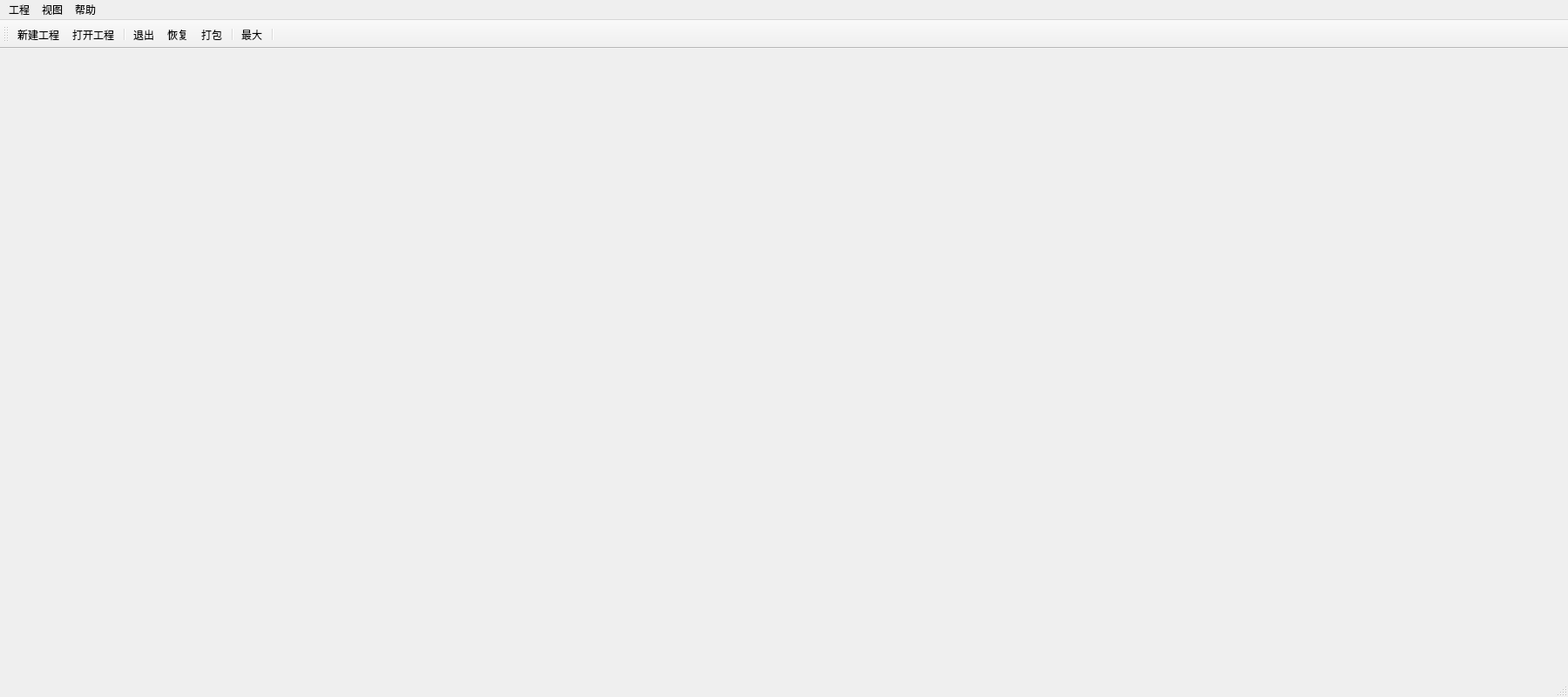
<?xml version="1.0" encoding="UTF-8"?>
<ui version="4.0">
 <class>MainWindow</class>
 <widget class="QMainWindow" name="MainWindow">
  <property name="geometry">
   <rect>
    <x>0</x>
    <y>0</y>
    <width>1800</width>
    <height>800</height>
   </rect>
  </property>
  <property name="windowTitle">
   <string>MainWindow</string>
  </property>
  <property name="windowIcon">
   <iconset resource="res.qrc">
    <normaloff>:/res/iconWindow.jpg</normaloff>:/res/iconWindow.jpg</iconset>
  </property>
  <widget class="QWidget" name="centralWidget"/>
  <widget class="QMenuBar" name="menuBar">
   <property name="geometry">
    <rect>
     <x>0</x>
     <y>0</y>
     <width>1800</width>
     <height>21</height>
    </rect>
   </property>
   <widget class="QMenu" name="menuProject">
    <property name="title">
     <string>工程</string>
    </property>
    <addaction name="actionNew"/>
    <addaction name="actionOpen"/>
    <addaction name="actionClose"/>
    <addaction name="separator"/>
    <addaction name="actionLoad"/>
    <addaction name="actionExport"/>
    <addaction name="actionSave"/>
    <addaction name="actionLatestUse"/>
    <addaction name="separator"/>
    <addaction name="actionExit"/>
   </widget>
   <widget class="QMenu" name="menuView">
    <property name="title">
     <string>视图</string>
    </property>
    <addaction name="actionLargestView"/>
    <addaction name="actionBigView"/>
    <addaction name="actionSmallView"/>
    <addaction name="separator"/>
    <addaction name="actionListView"/>
    <addaction name="actionDetailedView"/>
   </widget>
   <widget class="QMenu" name="menuHelp">
    <property name="title">
     <string>帮助</string>
    </property>
    <addaction name="actionRun"/>
    <addaction name="actionDeplovement"/>
    <addaction name="actionRemake"/>
    <addaction name="actionPackUp"/>
   </widget>
   <addaction name="menuProject"/>
   <addaction name="menuView"/>
   <addaction name="menuHelp"/>
  </widget>
  <widget class="QStatusBar" name="statusBar"/>
  <widget class="QToolBar" name="toolBar">
   <property name="windowTitle">
    <string>toolBar</string>
   </property>
   <attribute name="toolBarArea">
    <enum>TopToolBarArea</enum>
   </attribute>
   <attribute name="toolBarBreak">
    <bool>false</bool>
   </attribute>
   <addaction name="actionNew"/>
   <addaction name="actionOpen"/>
   <addaction name="separator"/>
   <addaction name="actionExit"/>
   <addaction name="actionRemake"/>
   <addaction name="actionPackUp"/>
   <addaction name="separator"/>
   <addaction name="actionLargestView"/>
   <addaction name="separator"/>
  </widget>
  <action name="actionNew">
   <property name="icon">
    <iconset resource="res.qrc">
     <normaloff>:/res/iconNew.jpg</normaloff>:/res/iconNew.jpg</iconset>
   </property>
   <property name="text">
    <string>新建工程</string>
   </property>
   <property name="shortcut">
    <string>Ctrl+N</string>
   </property>
  </action>
  <action name="actionOpen">
   <property name="icon">
    <iconset resource="res.qrc">
     <normaloff>:/res/iconOpen.jpg</normaloff>:/res/iconOpen.jpg</iconset>
   </property>
   <property name="text">
    <string>打开工程</string>
   </property>
   <property name="shortcut">
    <string>Ctrl+O</string>
   </property>
  </action>
  <action name="actionClose">
   <property name="text">
    <string>关闭工程</string>
   </property>
  </action>
  <action name="actionLoad">
   <property name="text">
    <string>导入</string>
   </property>
  </action>
  <action name="actionExport">
   <property name="text">
    <string>导出</string>
   </property>
  </action>
  <action name="actionSave">
   <property name="text">
    <string>保存</string>
   </property>
   <property name="shortcut">
    <string>Ctrl+S</string>
   </property>
  </action>
  <action name="actionLatestUse">
   <property name="text">
    <string>最近使用文件</string>
   </property>
  </action>
  <action name="actionExit">
   <property name="icon">
    <iconset resource="res.qrc">
     <normaloff>:/res/EXIT.jpg</normaloff>:/res/EXIT.jpg</iconset>
   </property>
   <property name="text">
    <string>退出</string>
   </property>
  </action>
  <action name="actionLargestView">
   <property name="icon">
    <iconset resource="res.qrc">
     <normaloff>:/res/other.jpg</normaloff>:/res/other.jpg</iconset>
   </property>
   <property name="text">
    <string>最大</string>
   </property>
  </action>
  <action name="actionBigView">
   <property name="icon">
    <iconset resource="res.qrc">
     <normaloff>:/res/other.jpg</normaloff>:/res/other.jpg</iconset>
   </property>
   <property name="text">
    <string>大图</string>
   </property>
  </action>
  <action name="actionSmallView">
   <property name="icon">
    <iconset resource="res.qrc">
     <normaloff>:/res/other.jpg</normaloff>:/res/other.jpg</iconset>
   </property>
   <property name="text">
    <string>小图</string>
   </property>
  </action>
  <action name="actionListView">
   <property name="text">
    <string>列表</string>
   </property>
  </action>
  <action name="actionDetailedView">
   <property name="text">
    <string>详细</string>
   </property>
  </action>
  <action name="actionRun">
   <property name="text">
    <string>运行</string>
   </property>
  </action>
  <action name="actionDeplovement">
   <property name="text">
    <string>开发</string>
   </property>
  </action>
  <action name="actionRemake">
   <property name="icon">
    <iconset resource="res.qrc">
     <normaloff>:/res/remake.jpg</normaloff>:/res/remake.jpg</iconset>
   </property>
   <property name="text">
    <string>恢复</string>
   </property>
  </action>
  <action name="actionPackUp">
   <property name="icon">
    <iconset resource="res.qrc">
     <normaloff>:/res/packUp.jpg</normaloff>:/res/packUp.jpg</iconset>
   </property>
   <property name="text">
    <string>打包</string>
   </property>
  </action>
 </widget>
 <layoutdefault spacing="6" margin="11"/>
 <resources>
  <include location="res.qrc"/>
 </resources>
 <connections/>
</ui>
